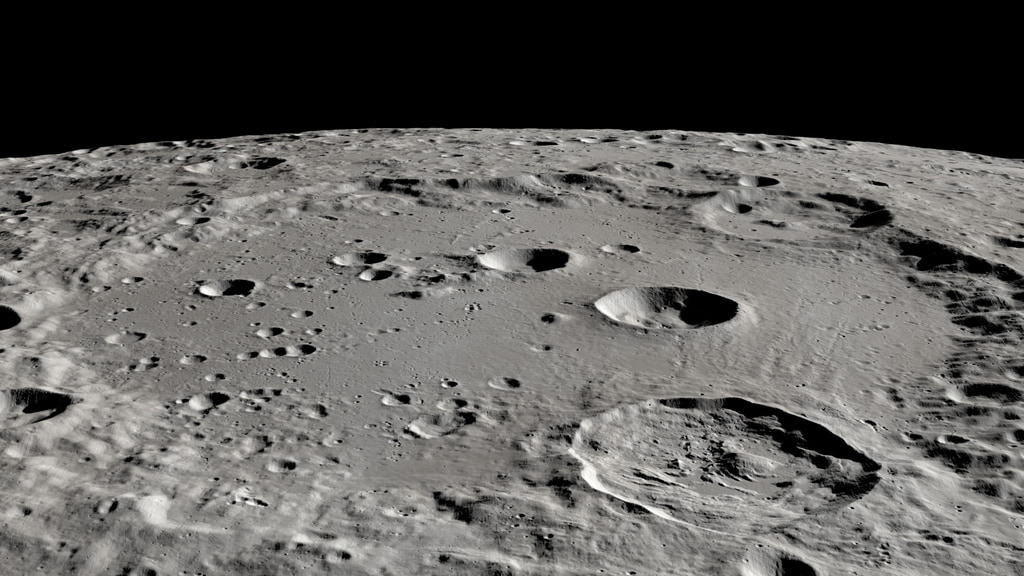
#> input picture data/moon_patch.jpg, 1024 x 576 px
$ python -i preprocessing.py   (imports and definitions only)
#> lines starting #> are read from the running program, lines starting #| are printed output that depends on the picture
import cv2
import numpy as np

def preprocess_image(path, size=(256, 256)):
#> called with path = 'data/moon_patch.jpg', size = (256, 256)
    img = cv2.imread(path, cv2.IMREAD_GRAYSCALE)
#> img: shape (576, 1024); min 0, max 255, mean 95.7
    img = cv2.resize(img, size)
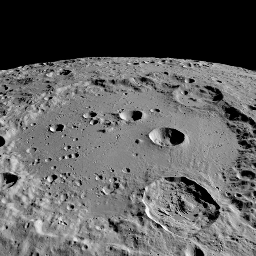
#> img: shape (256, 256); min 0, max 255, mean 95.6
    img = cv2.GaussianBlur(img, (5, 5), 0)
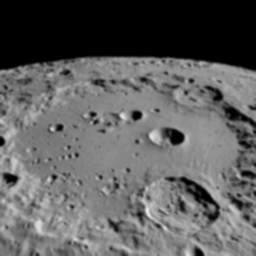
#> img: shape (256, 256); min 0, max 233, mean 95.6
    img = cv2.equalizeHist(img)
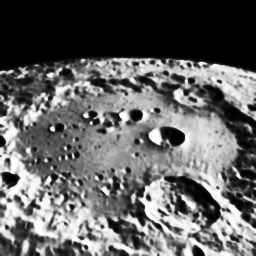
#> img: shape (256, 256); min 0, max 255, mean 99.2
    img = img.astype(np.float32)/255.0
    return img

>>> result = preprocess_image('data/moon_patch.jpg')
